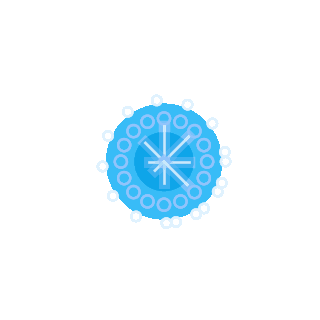
#> input picture hero_effects/blue_glowing_orb.gif, 320 x 320 px; its folder holds only this picture in this run
$ python gif_to_sprite_sheet_convert.py
#> lines starting #> are read from the running program, lines starting #| are printed output that depends on the picture
from PIL import Image, ImageSequence
import os
import zipfile
import json

# Input and output directories
input_dir = "hero_effects"
output_dir = "hero_spritesheets"
metadata_dir = "hero_spritesheets_metadata"
os.makedirs(output_dir, exist_ok=True)
os.makedirs(metadata_dir, exist_ok=True)

def gif_to_spritesheet(gif_path, output_path, metadata_path):
    # Open the GIF
#> called with gif_path = 'hero_effects/blue_glowing_orb.gif'
    gif = Image.open(gif_path)
#> gif is the input picture: PIL image 320x320 P; mean R, G, B, A 235.7, 247.2, 253.2, 29
    frames = [frame.convert("RGBA") for frame in ImageSequence.Iterator(gif)]
#> frames = 48 items
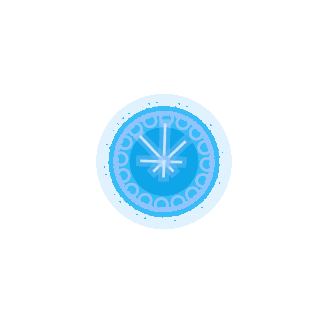
#> gif: PIL image 320x320 RGBA; mean R, G, B, A 236, 247, 253.1, 35.9; transparent parts drawn white

    # Get dimensions
    frame_width, frame_height = frames[0].size
#> frame_width = 320; frame_height = 320
    frame_count = len(frames)
#> frame_count = 48
    sheet_width = frame_width * frame_count
#> sheet_width = 15360
    sheet_height = frame_height
#> sheet_height = 320

    # Create a new transparent image for the spritesheet
    spritesheet = Image.new("RGBA", (sheet_width, sheet_height), (0, 0, 0, 0))
#> spritesheet: PIL image 15360x320 RGBA; every value is 0

    # Paste frames side by side
    for i, frame in enumerate(frames):
        spritesheet.paste(frame, (i * frame_width, 0))
#> this loop made 48 passes
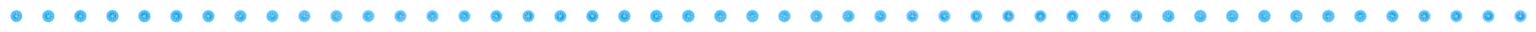
#> spritesheet: PIL image 15360x320 RGBA (shown at 1/10 size); mean R, G, B, A 235.3, 246.9, 253.2, 35.5; transparent parts drawn white

    # Save the spritesheet
    spritesheet.save(output_path, "PNG")

    # Save metadata
    metadata = {
        "frameCount": frame_count,
        "frameWidth": frame_width,
        "frameHeight": frame_height,
        "sheetWidth": sheet_width,
        "sheetHeight": sheet_height,
        "frameRate": getattr(gif, 'info', {}).get('duration', 100) / 1000.0  # Convert ms to seconds, default 100ms
    }
#> metadata = {'frameCount': 48, 'frameWidth': 320, 'frameHeight': 320, 'sheetWidth': 15360, 'sheetHeight': 320, 'frameRate': 0.03}
    with open(metadata_path, 'w') as f:
        json.dump(metadata, f, indent=2)

# Convert all GIFs in the input directory
for file in os.listdir(input_dir):
    if file.endswith(".gif"):
        gif_path = os.path.join(input_dir, file)
        base_name = file.replace(".gif", "")
        output_path = os.path.join(output_dir, f"{base_name}_spritesheet.png")
        metadata_path = os.path.join(metadata_dir, f"{base_name}_metadata.json")
        gif_to_spritesheet(gif_path, output_path, metadata_path)

# Bundle all spritesheets and metadata into a ZIP file
zip_path = "hero_spritesheets_bundle.zip"
with zipfile.ZipFile(zip_path, "w") as zipf:
    for file in os.listdir(output_dir):
        zipf.write(os.path.join(output_dir, file), arcname=file)
    for file in os.listdir(metadata_dir):
        zipf.write(os.path.join(metadata_dir, file), arcname=file)

print(f"All spritesheets and metadata created and bundled into {zip_path}")

$ run again, on hero_effects/green_energy_shield.gif
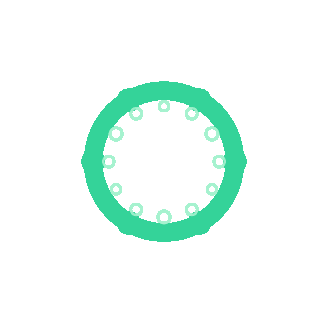
#> input picture hero_effects/green_energy_shield.gif, 320 x 320 px
#> in gif_to_spritesheet, gif is the input picture: PIL image 320x320 P; mean R, G, B, A 236.8, 251.1, 245.8, 24.8
#> frames = 48 items
#> in gif_to_spritesheet, `frames = [frame.convert("RGBA") for frame in ImageSequence.Iterator(gi..`:
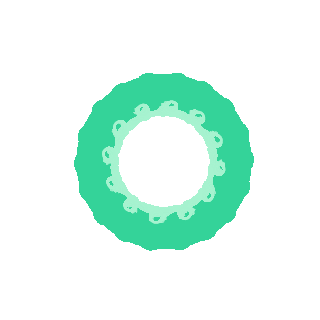
#> gif: PIL image 320x320 RGBA; mean R, G, B, A 223.2, 248.4, 238.9, 45.3; transparent parts drawn white
#> frame_count = 48
#> sheet_width = 15360
#> the loop in gif_to_spritesheet, `for i, frame in enumerate(frames):` made 48 passes
#> after the loop in gif_to_spritesheet, `for i, frame in enumerate(frames):`:
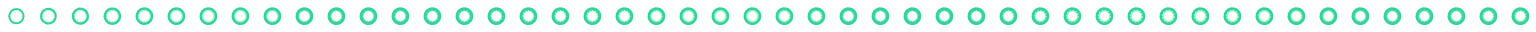
#> spritesheet: PIL image 15360x320 RGBA (shown at 1/10 size); mean R, G, B, A 225, 248.7, 239.8, 43.1; transparent parts drawn white
#> metadata = {'frameCount': 48, 'frameWidth': 320, 'frameHeight': 320, 'sheetWidth': 15360, 'sheetHeight': 320, 'frameRate': 0.03}
